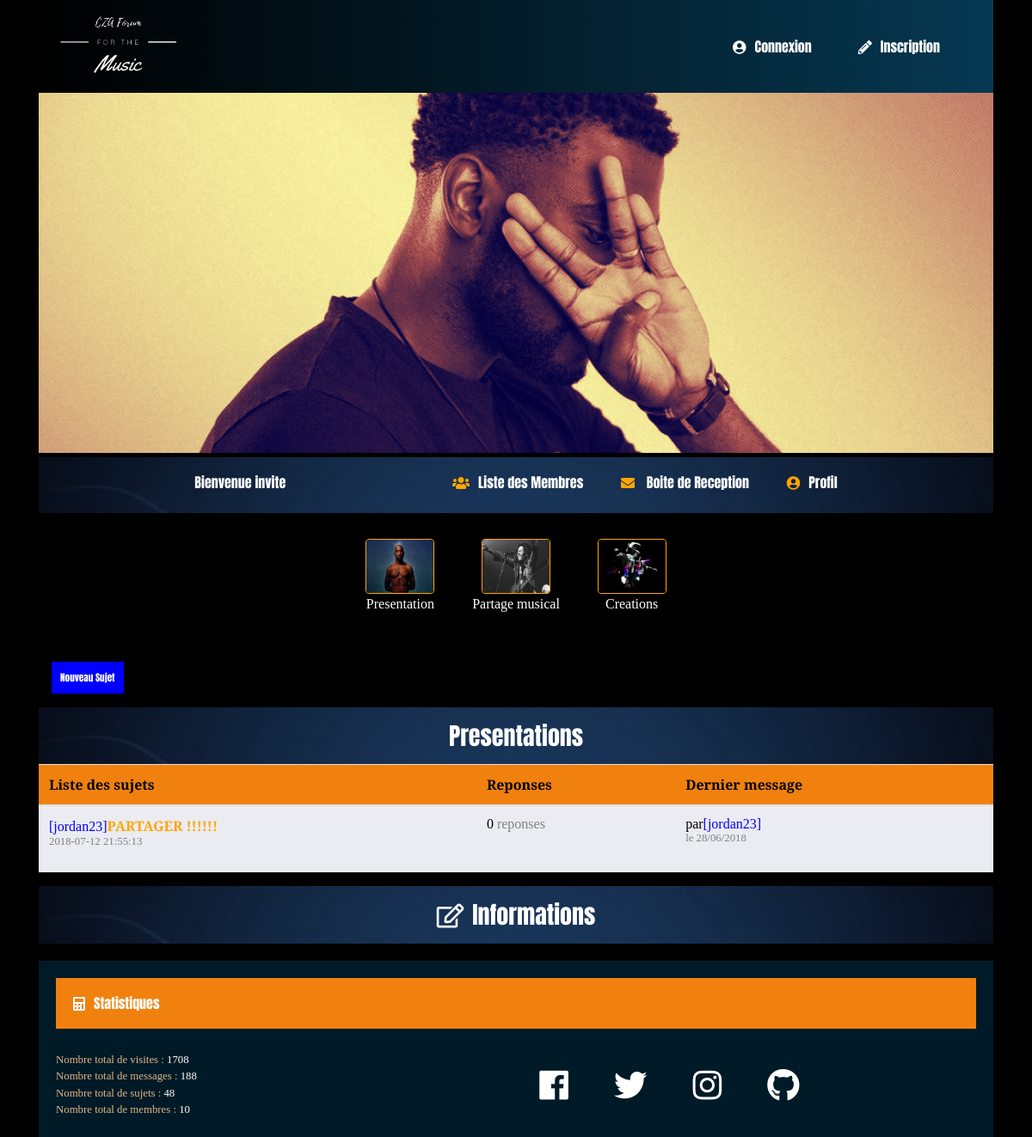
Screenshot of /sectionphp/partage_musical.php with the database file from the repository.
### tables this page shows
CREATE TABLE `sujet` (
  `id_sujet` int(11) NOT NULL,
  `nom_sujet` varchar(255) NOT NULL,
  `id_membre` int(11) NOT NULL,
  `id_categorie` int(11) NOT NULL,
  `date_heure_creation` timestamp NOT NULL DEFAULT CURRENT_TIMESTAMP ON UPDATE CURRENT_TIMESTAMP
);

CREATE TABLE `membre` (
  `id_membre` int(11) NOT NULL,
  `nom` varchar(255) NOT NULL,
  `prenom` varchar(255) NOT NULL,
  `pseudo` varchar(255) NOT NULL,
  `motDePasse` varchar(255) NOT NULL,
  `adresse_mail` varchar(50) NOT NULL,
  `date_de_naissance` date NOT NULL,
  `date_inscription` timestamp NOT NULL DEFAULT CURRENT_TIMESTAMP ON UPDATE CURRENT_TIMESTAMP,
  `admin` tinyint(1) NOT NULL,
  `moderateur` tinyint(1) NOT NULL
);

### sectionphp/partage_musical.php (the view, shortened to what this page needs)
<?php
include_once "header.php";
?>
<html lang="fr">
<head>
	<link rel="stylesheet" href="../css/presentation.css">
	<link rel="stylesheet" href="https://use.fontawesome.com/releases/v5.0.13/css/all.css">
</head>
          <div class="sections-forum text-center">
       			<ul class="list-navbar">
				<li><a href="presentation.php"><figure><img class="img-fluid rounded" src="../assets/img/tupac.jpg" width="80"><figcaption>Presentation</figcaption></figure></a></li>
				<li><a href="partage_musical.php"><figure><img class="img-fluid rounded" src="../assets/img/bobmarley2.jpg" width="80"><figcaption>Partage musical</figcaption></figure></a></li>
				<li><a href="creations.php"><figure><img class="img-fluid rounded" src="../assets/img/mj.jpg" width="80"><figcaption>Creations</figcaption></figure></a></li>
			</ul>
          </div>
	<div id="body-sujets">
		<div class="container">
		<div class="row">
			<div class=" col-sm-9 entetesujets">
			<a href="post-sujets.php"  class="nouveau" >Nouveau Sujet</a>
		</div>
		</div>
		</div>
	</div>
        <div class="list-sujets-forum">
	<div id="banner-title" class="main-navbar text-center">
	<h3>Presentations</h3>
		</div>
		  <table class="table table-striped">
    <thead>
      <tr>
        <th>Liste des sujets</th>
        <th>Reponses</th>
        <th>Dernier message</th>
      </tr>
    </thead>
    <tbody>
 <?php
                  try
{
  $bdd = new PDO('mysql:host=localhost;dbname=forum;charset=utf8', 'root', 'root');
}
catch (Exception $e)
{
        die('Erreur : ' . $e->getMessage());
}
                  $sujet = $bdd->query('SELECT * FROM sujet INNER JOIN membre ON sujet.id_membre = membre.id_membre WHERE id_categorie = 2 ');
                  while($donnees = $sujet->fetch()){
                  ?>
      <tr>
        <td><a class="membre-sujet" href="">[<?php echo $donnees['pseudo']; ?>]</a><a class="nom-sujet" href="presentation-message.php?numero_du_sujet=<?php echo $donnees['id_sujet'];?>&titre_sujet=<?php echo $donnees['nom_sujet'];?>"><b><?php echo $donnees['nom_sujet'] ?></b></a>
        <p class="date-sujet"><?php echo $donnees['date_heure_creation'] ; ?> </p>
        </td>
        <td><span class="nbdereponses">0</span>
        	<span style="color:grey;">reponses</span></td>
        <td>
        par<a class="membre-sujet" href="">[<?php echo $donnees['pseudo']; ?>]</a>
        <p class="date-sujet">le 28/06/2018 </p>
</td>
      </tr>
<?php } ?>
    </tbody>
  </table>
 </div>
<?php include"info.php"; ?>
</body>

### css/navbar.css (style rules this page uses)
body { background-color:black; }

### css/index.css (style rules this page uses)
body { color:white; font-family: 'Anton', sans-serif; }
.main-navbar { margin-top:5px; background-image:url('../assets/img/bluewave.jpg'); background-size:cover; padding-top:17px; padding-bottom:8px; border-radius:1px; }
.list-navbar li { display:inline; margin-right:40px; color:orange; }
.list-navbar a { color:white; }

### css/presentation.css (style rules this page uses)
.list-navbar li { display:inline-block; }
.list-navbar img { display:inline-block; border:1px solid orange; }
.list-navbar figure { font-family: 'Cinzel', serif; }
.sections-forum { margin-top:30px; margin-bottom:50px; }
#body-sujets { margin-top:40px; }
.nom-sujet { color:orange; font-family: 'Cinzel', serif; }
.membre-sujet { color:blue; font-family: 'Cinzel', serif; }
.date-sujet { color:gray; font-family: 'Cinzel', serif; font-size:0.8em; }
.entetesujets { font-size:0.7em; margin-bottom:20px; }
.table { font-family: 'Cinzel', serif; color:black; }
thead { background-color: #f0810f; }
tbody { background-color:ghostwhite; }
.nouveau { background-color:blue; padding:10px; color:white; }

### rows the page displays
sujet: id_membre.pseudo "jordan23", nom_sujet "PARTAGER !!!!!!", date_heure_creation "2018-07-12 21:55:13"
